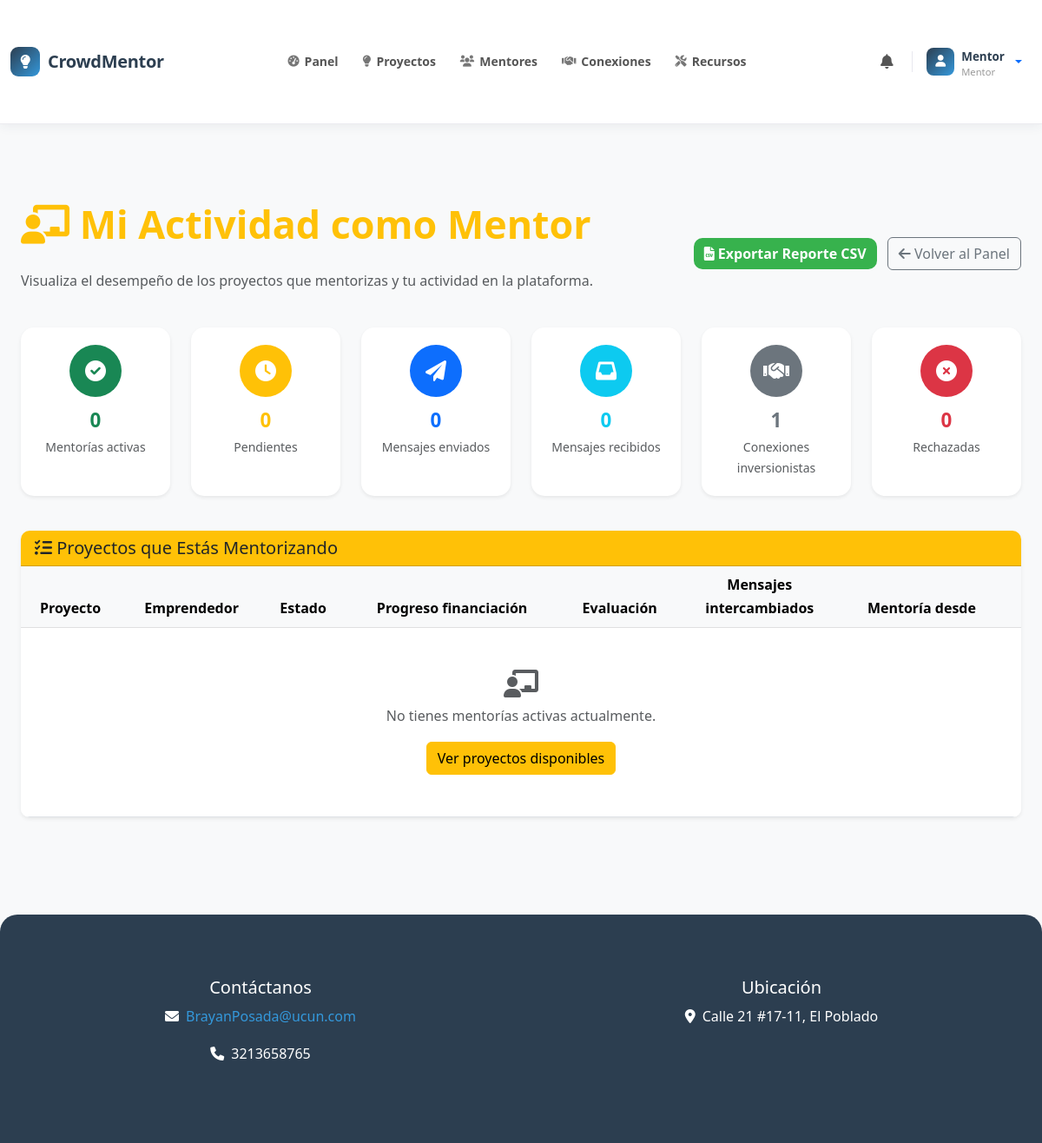
The app's page /mis-metricas/mentor/ (signed in), older data.
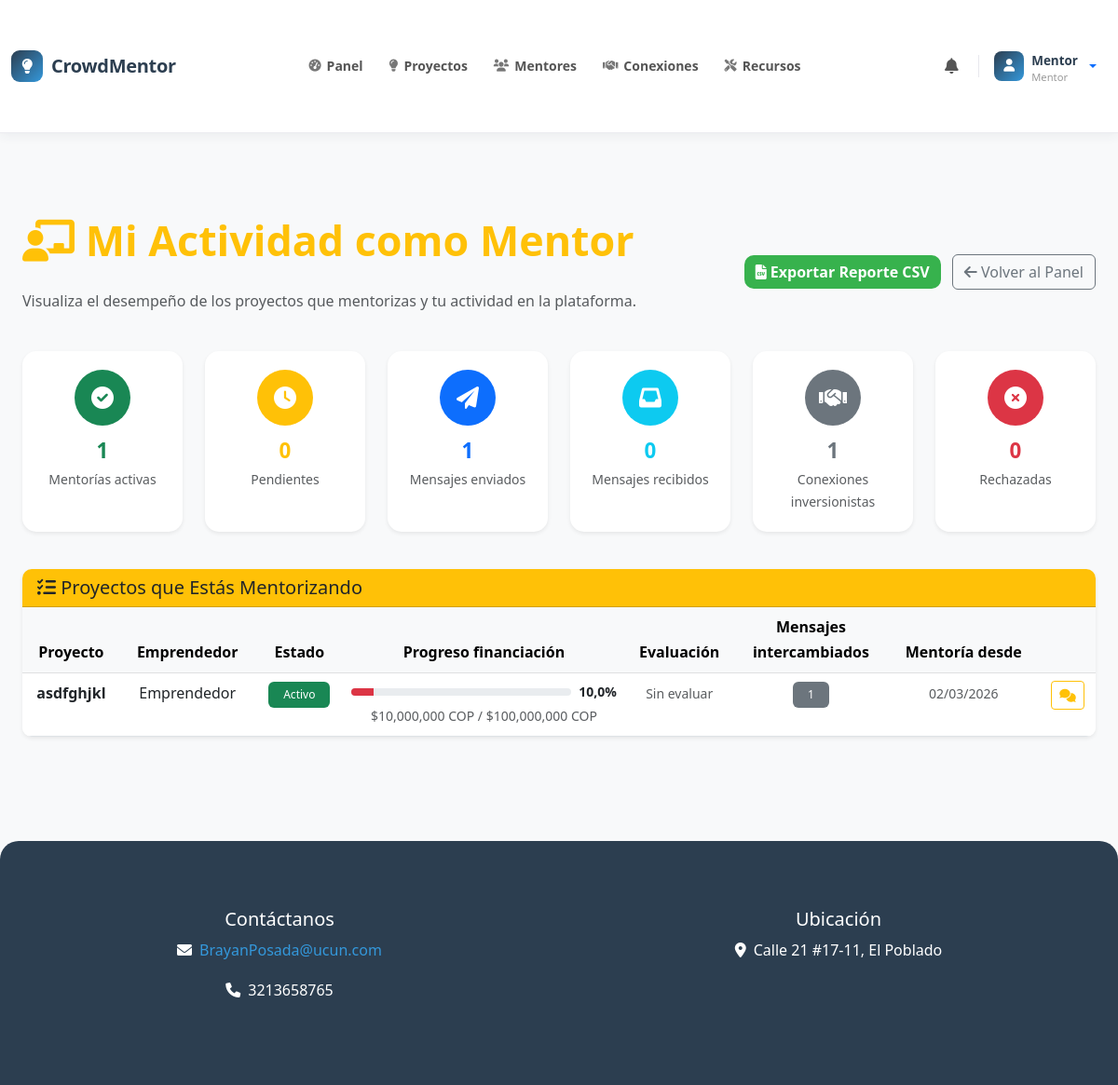
The same page, newer data.
### core/models.py (models this page shows, shortened)
class Mentorship(models.Model):
    INITIATED_BY_CHOICES = [
        ('mentor', 'Mentor'),
        ('entrepreneur', 'Emprendedor'),
    ]
    project = models.ForeignKey(Project, on_delete=models.CASCADE, related_name='mentorships')
    mentor = models.ForeignKey(User, on_delete=models.CASCADE)
    assigned_at = models.DateTimeField(default=timezone.now)
    status = models.CharField(
        max_length=20,
        choices=[('pending', 'Pending'), ('accepted', 'Accepted'), ('rejected', 'Rejected')],
        default='pending'
    )
    initiated_by = models.CharField(
        max_length=20,
        choices=INITIATED_BY_CHOICES,
        default='mentor'
    )

class Project(models.Model):
    PROJECT_STATUS = (
        ('draft', 'Borrador'),
        ('active', 'Activo'),
        ('funded', 'Financiado'),
        ('completed', 'Completado'),
        ('cancelled', 'Cancelado'),
    )
    title = models.CharField(max_length=200)
    description = models.TextField()
    owner = models.ForeignKey(User, on_delete=models.CASCADE, related_name='projects')
    category = models.ForeignKey('ProjectCategory', on_delete=models.SET_NULL, null=True, blank=True)
    funding_goal = models.DecimalField(max_digits=20, decimal_places=2)
    amount_raised = models.DecimalField(max_digits=20, decimal_places=2, default=0)
    created_at = models.DateTimeField(default=timezone.now)
    image = models.ImageField(upload_to='projects/', blank=True, null=True)
    is_active = models.BooleanField(default=True)
    status = models.CharField(max_length=20, choices=PROJECT_STATUS, default='active')
    views_count = models.IntegerField(default=0)
    likes_count = models.IntegerField(default=0)
    deadline = models.DateField(blank=True, null=True)
    tags = models.CharField(max_length=500, blank=True, help_text="Separar con comas")
    PROFITABILITY_UNIT_CHOICES = (
        ('meses', 'Meses'),
        ('años', 'Años'),
    )
    profitability_time = models.PositiveSmallIntegerField(
        null=True, blank=True,
        help_text="Tiempo estimado para que el proyecto empiece a generar rentabilidad"
    )
    profitability_unit = models.CharField(
        max_length=10,
        choices=PROFITABILITY_UNIT_CHOICES,
        default='meses',
        blank=True
    )
    def get_funding_percentage(self):
        if self.funding_goal > 0:
            return min((self.amount_raised / self.funding_goal) * 100, 100)
        return 0

### core/views.py (the view)
# urls.py: path('mis-metricas/mentor/', views.mentor_metrics, name='mentor_metrics'),
@login_required
def mentor_metrics(request):
    profile = get_object_or_404(Profile, user=request.user)
    if profile.user_type != 'mentor':
        messages.error(request, 'Acceso denegado.')
        return redirect('dashboard')
    mentorships = Mentorship.objects.filter(mentor=request.user).select_related('project', 'project__owner')
    active = mentorships.filter(status='accepted')
    pending_ms = mentorships.filter(status='pending')
    rejected_ms = mentorships.filter(status='rejected')
    total_messages_sent = Message.objects.filter(mentorship__mentor=request.user, sender=request.user).count()
    total_messages_received = Message.objects.filter(mentorship__mentor=request.user).exclude(sender=request.user).count()
    active_projects_data = []
    for ms in active:
        p = ms.project
        avg_score = p.evaluations.aggregate(avg=Avg('overall_score'))['avg']
        messages_count = ms.messages.count()
        active_projects_data.append({
            'mentorship': ms,
            'project': p,
            'funding_pct': p.get_funding_percentage(),
            'avg_score': round(avg_score, 2) if avg_score else None,
            'messages_count': messages_count,
        })
    connections = MentorInvestorConnection.objects.filter(mentor=request.user, status='accepted').count()
    context = {
        'active_projects_data': active_projects_data,
        'pending_mentorships': pending_ms,
        'total_active': active.count(),
        'total_pending': pending_ms.count(),
        'total_rejected': rejected_ms.count(),
        'total_messages_sent': total_messages_sent,
        'total_messages_received': total_messages_received,
        'investor_connections': connections,
        'profile': profile,
    }
    return render(request, 'mentor_metrics.html', context)

### core/templatetags/custom_filters.py (called while the page is built)
@register.filter
def cop_currency(value):
    try:
        number = float(value)
        formatted = f"${number:,.0f} COP"
        return formatted
    except (ValueError, TypeError):
        return value

@register.filter
def has_profile(user):
    return hasattr(user, 'profile') and user.profile is not None

@register.filter
def get_user_type(user):
    if hasattr(user, 'profile') and user.profile:
        return user.profile.user_type
    return None

### core/templates/mentor_metrics.html (shortened to what the changed rows need)
{% extends 'base.html' %}
{% load static %}
{% load custom_filters %}
{% block extra_css %}
<link rel="stylesheet" href="{% static 'css/analytics_dashboard.css' %}">
{% endblock %}
{% block content %}
<div class="container-fluid py-4">
    <div class="row mb-4 align-items-center">
        <div class="col">
            <h1 class="text-warning">
                <i class="fas fa-chalkboard-teacher"></i> Mi Actividad como Mentor
            </h1>
        </div>
    </div>
    <div class="row mb-4">
        <div class="col-md-2 mb-3">
            <div class="card stat-card h-100 border-0 shadow-sm">
                <div class="card-body text-center">
                    <div class="stat-icon bg-success mx-auto mb-2">
                        <i class="fas fa-check-circle"></i>
                    </div>
                    <div class="metric-badge text-success">{{ total_active }}</div>
                    <p class="text-muted mb-0 small">Mentorías activas</p>
                </div>
            </div>
        </div>
        <div class="col-md-2 mb-3">
            <div class="card stat-card h-100 border-0 shadow-sm">
                <div class="card-body text-center">
                    <div class="stat-icon bg-primary mx-auto mb-2">
                        <i class="fas fa-paper-plane"></i>
                    </div>
                    <div class="metric-badge text-primary">{{ total_messages_sent }}</div>
                    <p class="text-muted mb-0 small">Mensajes enviados</p>
                </div>
            </div>
        </div>
    </div>
    <div class="card shadow-sm border-0 mb-4">
        <div class="card-body p-0">
            <div class="table-responsive">
                <table class="table table-hover mb-0">
                    <thead class="table-light">
                        <tr>
                            <th>Proyecto</th>
                            <th>Emprendedor</th>
                            <th>Estado</th>
                            <th style="min-width:160px">Progreso financiación</th>
                            <th class="text-center">Evaluación</th>
                            <th class="text-center">Mensajes<br>intercambiados</th>
                            <th>Mentoría desde</th>
                            <th></th>
                        </tr>
                    </thead>
                    <tbody>
                        {% for d in active_projects_data %}
                        <tr>
                            <td class="fw-bold">{{ d.project.title|truncatechars:28 }}</td>
                            <td>{{ d.project.owner.get_full_name|default:d.project.owner.username }}</td>
                            <td>
                                <span class="badge
                                    {% if d.project.status == 'active' %}bg-success
                                    {% elif d.project.status == 'funded' %}bg-primary
                                    {% elif d.project.status == 'completed' %}bg-info
                                    {% elif d.project.status == 'cancelled' %}bg-danger
                                    {% else %}bg-secondary{% endif %}">
                                    {{ d.project.get_status_display }}
                                </span>
                            </td>
                            <td>
                                <div class="d-flex align-items-center gap-2">
                                    <div class="progress flex-grow-1" style="height:8px">
                                        <div class="progress-bar
                                            {% if d.funding_pct >= 100 %}bg-success
                                            {% elif d.funding_pct >= 50 %}bg-warning
                                            {% else %}bg-danger{% endif %}"
                                            style="width: {{ d.funding_pct|floatformat:0 }}%">
                                        </div>
                                    </div>
                                    <small class="fw-bold" style="min-width:38px">{{ d.funding_pct|floatformat:1 }}%</small>
                                </div>
                                <small class="text-muted">
                                    {{ d.project.amount_raised|cop_currency }} / {{ d.project.funding_goal|cop_currency }}
                                </small>
                            </td>
                            <td class="text-center">
                                {% if d.avg_score %}
                                    <span class="badge bg-primary">{{ d.avg_score }} / 10</span>
                                {% else %}
                                    <span class="text-muted small">Sin evaluar</span>
                                {% endif %}
                            </td>
                            <td class="text-center">
                                <span class="badge bg-secondary">{{ d.messages_count }}</span>
                            </td>
                            <td><small class="text-muted">{{ d.mentorship.assigned_at|date:"d/m/Y" }}</small></td>
                            <td>
                                <a href="{% url 'mentorship_chat' d.mentorship.pk %}" class="btn btn-sm btn-outline-warning">
                                    <i class="fas fa-comments"></i>
                                </a>
                            </td>
                        </tr>
                        {% empty %}
                        <tr>
                            <td colspan="8" class="text-center text-muted py-5">
                                <i class="fas fa-chalkboard-teacher fa-2x mb-2"></i>
                                <p>No tienes mentorías activas actualmente.</p>
                                <a href="{% url 'project_list_for_mentors' %}" class="btn btn-warning">Ver proyectos disponibles</a>
                            </td>
                        </tr>
                        {% endfor %}
                    </tbody>
                </table>
            </div>
        </div>
    </div>
</div>
{% endblock %}

Row changes from the older to the newer data that the page shows:
added Mentorship: project "asdfghjkl", project.owner.get_full_name "Emprendedor", project.status "Activo", {{ d.funding_pct|floatformat:0 }} 10 (drawn), funding_pct "10,0", project.amount_raised|cop_currency "$10,000,000 COP", project.funding_goal|cop_currency "$100,000,000 COP", messages_count "1", mentorship.assigned_at "02/03/2026"
Text that changed along with them:
{{ total_active }}: "0" → "1"
{{ total_messages_sent }}: "0" → "1"
text no longer shown: "No tienes mentorías activas actualmente. Ver proyectos disponibles"
